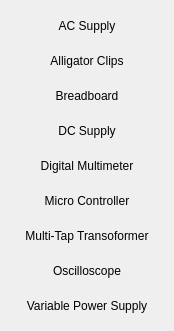
      <widget class="QWidget" name="layoutWidget_15">
       <property name="geometry">
        <rect>
         <x>10</x>
         <y>360</y>
         <width>174</width>
         <height>331</height>
        </rect>
       </property>
       <layout class="QVBoxLayout" name="verticalLayout_9">
        <item>
         <widget class="QLabel" name="label_acSupply">
          <property name="styleSheet">
           <string notr="true">font: 700 11pt &quot;Palatino Linotype&quot;;</string>
          </property>
          <property name="text">
           <string>AC Supply</string>
          </property>
          <property name="alignment">
           <set>Qt::AlignCenter</set>
          </property>
         </widget>
        </item>
        <item>
         <widget class="QLabel" name="label_alligatorClips">
          <property name="styleSheet">
           <string notr="true">font: 700 11pt &quot;Palatino Linotype&quot;;</string>
          </property>
          <property name="text">
           <string>Alligator Clips</string>
          </property>
          <property name="alignment">
           <set>Qt::AlignCenter</set>
          </property>
         </widget>
        </item>
        <item>
         <widget class="QLabel" name="label_breadBoard">
          <property name="styleSheet">
           <string notr="true">font: 700 11pt &quot;Palatino Linotype&quot;;</string>
          </property>
          <property name="text">
           <string>Breadboard</string>
          </property>
          <property name="alignment">
           <set>Qt::AlignCenter</set>
          </property>
         </widget>
        </item>
        <item>
         <widget class="QLabel" name="label_dcSupply">
          <property name="styleSheet">
           <string notr="true">font: 700 11pt &quot;Palatino Linotype&quot;;</string>
          </property>
          <property name="text">
           <string>DC Supply</string>
          </property>
          <property name="alignment">
           <set>Qt::AlignCenter</set>
          </property>
         </widget>
        </item>
        <item>
         <widget class="QLabel" name="label_multimeter">
          <property name="styleSheet">
           <string notr="true">font: 700 11pt &quot;Palatino Linotype&quot;;</string>
          </property>
          <property name="text">
           <string>Digital Multimeter</string>
          </property>
          <property name="alignment">
           <set>Qt::AlignCenter</set>
          </property>
         </widget>
        </item>
        <item>
         <widget class="QLabel" name="label_mController">
          <property name="styleSheet">
           <string notr="true">font: 700 11pt &quot;Palatino Linotype&quot;;</string>
          </property>
          <property name="text">
           <string>Micro Controller</string>
          </property>
          <property name="alignment">
           <set>Qt::AlignCenter</set>
          </property>
         </widget>
        </item>
        <item>
         <widget class="QLabel" name="label_mTransformer">
          <property name="styleSheet">
           <string notr="true">font: 700 11pt &quot;Palatino Linotype&quot;;</string>
          </property>
          <property name="text">
           <string>Multi-Tap Transoformer</string>
          </property>
          <property name="alignment">
           <set>Qt::AlignCenter</set>
          </property>
         </widget>
        </item>
        <item>
         <widget class="QLabel" name="label_oscilloscope">
          <property name="styleSheet">
           <string notr="true">font: 700 11pt &quot;Palatino Linotype&quot;;</string>
          </property>
          <property name="text">
           <string>Oscilloscope</string>
          </property>
          <property name="alignment">
           <set>Qt::AlignCenter</set>
          </property>
         </widget>
        </item>
        <item>
         <widget class="QLabel" name="label_vpSupply">
          <property name="styleSheet">
           <string notr="true">font: 700 11pt &quot;Palatino Linotype&quot;;</string>
          </property>
          <property name="text">
           <string>Variable Power Supply</string>
          </property>
          <property name="alignment">
           <set>Qt::AlignCenter</set>
          </property>
         </widget>
        </item>
       </layout>
      </widget>
